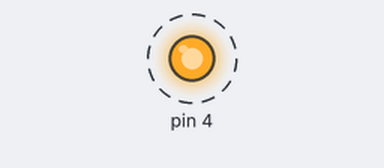
Simulated run of this sketch. Board: Arduino Uno, built with avr-gcc and run on an emulated ATmega328P. Parts: output pins drawn as LEDs (lit = HIGH). Dashed ring = blinking.

Above: at 0.5 s.
Timing chart, 0 to 4.6 s (numbered marks = the images above):
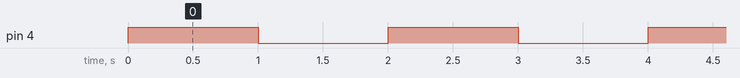

Measured:
- by itself, pin 4: alternates HIGH for 1.0 s and LOW for 1.0 s

The sketch:

Lesson_1_LED.ino
```cpp
/*
 * Generated using BlocklyDuino:
 *
 * https://github.com/MediaTek-Labs/BlocklyDuino-for-LinkIt
 *
 * Date: Mon, 21 Sep 2020 03:54:19 GMT
 */


void setup()
{
  pinMode(4, OUTPUT);

}


void loop()
{
  digitalWrite(4, 1);
  delay(1000);
  digitalWrite(4, 0);
  delay(1000);
}
```
